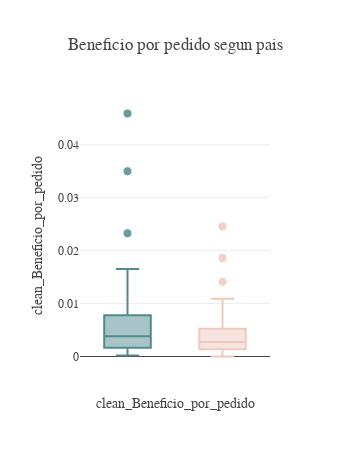

The notebook cell saved with this chart:
### Code cell
fig = ff.create_scatterplotmatrix(plot_df_reducido3, diag='box', index='PaisPedido', colormap=['#508B8D', '#F0CABD']) 
fig.update_traces(marker=dict(size=9, opacity=0.85, line=dict(width=1, color='#F7F7F7')))
fig.update_layout(title="Beneficio por pedido segun pais", template=temp, 
                  legend=dict(orientation="h", yanchor="bottom", y=1.02, x=.35),
                  height=450, width=350)
fig.show()
